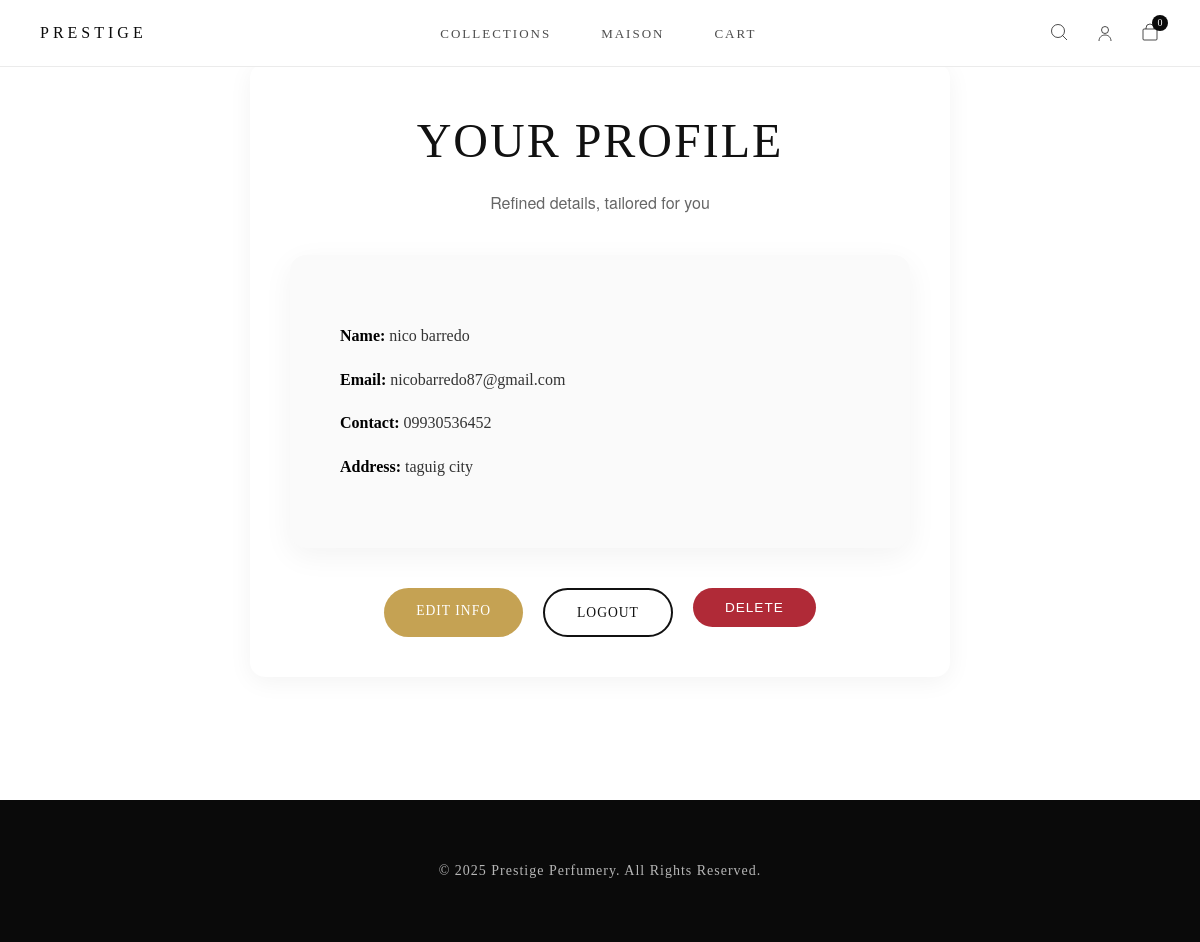
/user/index.php (signed in), run on the app's committed database.
### tables this page shows
CREATE TABLE `customers` (
  `customer_id` int(11) NOT NULL,
  `full_name` varchar(100) NOT NULL,
  `contact_number` varchar(20) DEFAULT NULL,
  `address` varchar(255) DEFAULT NULL,
  `email` varchar(100) DEFAULT NULL,
  `password` varchar(255) NOT NULL
);

### user/index.php (the view, shortened to what this page needs)
<?php
require_once('../includes/config.php');
require_once('../includes/header.php');
$customer_id = (int) $_SESSION['customer_id'];
$stmt = $conn->prepare("SELECT full_name, email, contact_number, address FROM customers WHERE customer_id = ?");
$stmt->bind_param("i", $customer_id);
$stmt->execute();
$result = $stmt->get_result();
$customer = $result->fetch_assoc();
?>
<main class="profile-dashboard">
  <div class="profile-container">
    <h1 class="brand-heading">Your Profile</h1>
    <p class="brand-subheading">Refined details, tailored for you</p>
    <div class="profile-card">
      <p><strong>Name:</strong> <?php echo htmlspecialchars($customer['full_name']); ?></p>
      <p><strong>Email:</strong> <?php echo htmlspecialchars($customer['email']); ?></p>
      <p><strong>Contact:</strong> <?php echo htmlspecialchars($customer['contact_number']); ?></p>
      <p><strong>Address:</strong> <?php echo htmlspecialchars($customer['address']); ?></p>
    </div>
    <div class="profile-actions">
      <a href="edit_profile.php" class="btn btn-gold">Edit Info</a>
      <a href="../user/logout.php" class="btn btn-outline">Logout</a>
      <form action="delete_account.php" method="POST" style="display:inline;">
        <button type="submit" name="delete_account" class="btn btn-danger"
          onclick="return confirm('Delete your account permanently?');">
          Delete
        </button>
      </form>
    </div>
  </div>
</main>
<?php require_once('../includes/footer.php'); ?>

### assets/css/style.css (style rules this page uses)
* { margin: 0; padding: 0; box-sizing: border-box; }
body { font-family: 'Lato', -apple-system, BlinkMacSystemFont, 'Segoe UI', sans-serif; line-height: 1.6; color: #333; background: #ffffff; }
a { text-decoration: none; color: inherit; }
main { margin-top: 0 !important; padding-top: 0 !important; }
.btn { display: inline-block; padding: 18px 50px; text-decoration: none; font-size: 11px; letter-spacing: 3px; text-transform: uppercase; transition: all 0.5s cubic-bezier(0.4, 0, 0.2, 1); font-weight: 400; position: relative; overflow: hidden; cursor: pointer; }
.btn-gold { display: inline-block; padding: 18px 50px; background: transparent; color: #ffffff; border: 1px solid rgba(255, 255, 255, 0.2); text-decoration: none; font-size: 11px; letter-spacing: 3px; text-transform: uppercase; transition: all 0.5s cubic-bezier(0.4, 0, 0.2, 1); font-weight: 400; position: relative; overflow: hidden; }
.btn-gold::before { content: ''; position: absolute; top: 0; left: -100%; width: 100%; height: 100%; background: #ffffff; transition: left 0.5s cubic-bezier(0.4, 0, 0.2, 1); z-index: -1; }
.profile-container { max-width: 600px; width: 100%; background: #fff; border-radius: 15px; box-shadow: 0 5px 25px rgba(0, 0, 0, 0.05); padding: 40px; text-align: left; }
.profile-actions { text-align: right; margin-top: 30px; }

### user/index.php (style rules this page uses)
body { margin: 0; font-family: 'Didot', serif; background: #fff; color: #111; }
.profile-dashboard { min-height: 100vh; display: flex; align-items: center; justify-content: center; padding: 60px 20px; }
.profile-container { max-width: 700px; width: 100%; text-align: center; }
.brand-heading { font-size: 3rem; font-weight: 400; letter-spacing: 2px; margin-bottom: 10px; text-transform: uppercase; }
.brand-subheading { font-size: 1rem; color: #666; margin-bottom: 40px; font-family: 'Helvetica Neue', sans-serif; }
.profile-card { background: #fafafa; border-radius: 16px; padding: 50px; margin-bottom: 40px; box-shadow: 0 8px 30px rgba(0,0,0,0.05); text-align: left; }
.profile-card p { font-size: 1rem; margin: 18px 0; color: #333; }
.profile-card strong { font-weight: 600; color: #000; }
.profile-actions { display: flex; justify-content: center; gap: 20px; flex-wrap: wrap; }
.btn { padding: 12px 32px; border-radius: 40px; font-size: 0.85rem; text-transform: uppercase; letter-spacing: 1px; font-weight: 500; text-decoration: none; transition: all 0.3s ease; cursor: pointer; }
.btn-gold { background: #c5a253; color: #fff; border: none; }
.btn-danger { background: #b02a37; color: #fff; border: none; }
.btn-outline { background: transparent; border: 2px solid #111; color: #111; }

### data on the page
customers: full_name "nico barredo", email "nicobarredo87@gmail.com", contact_number "09930536452", address "taguig city"
